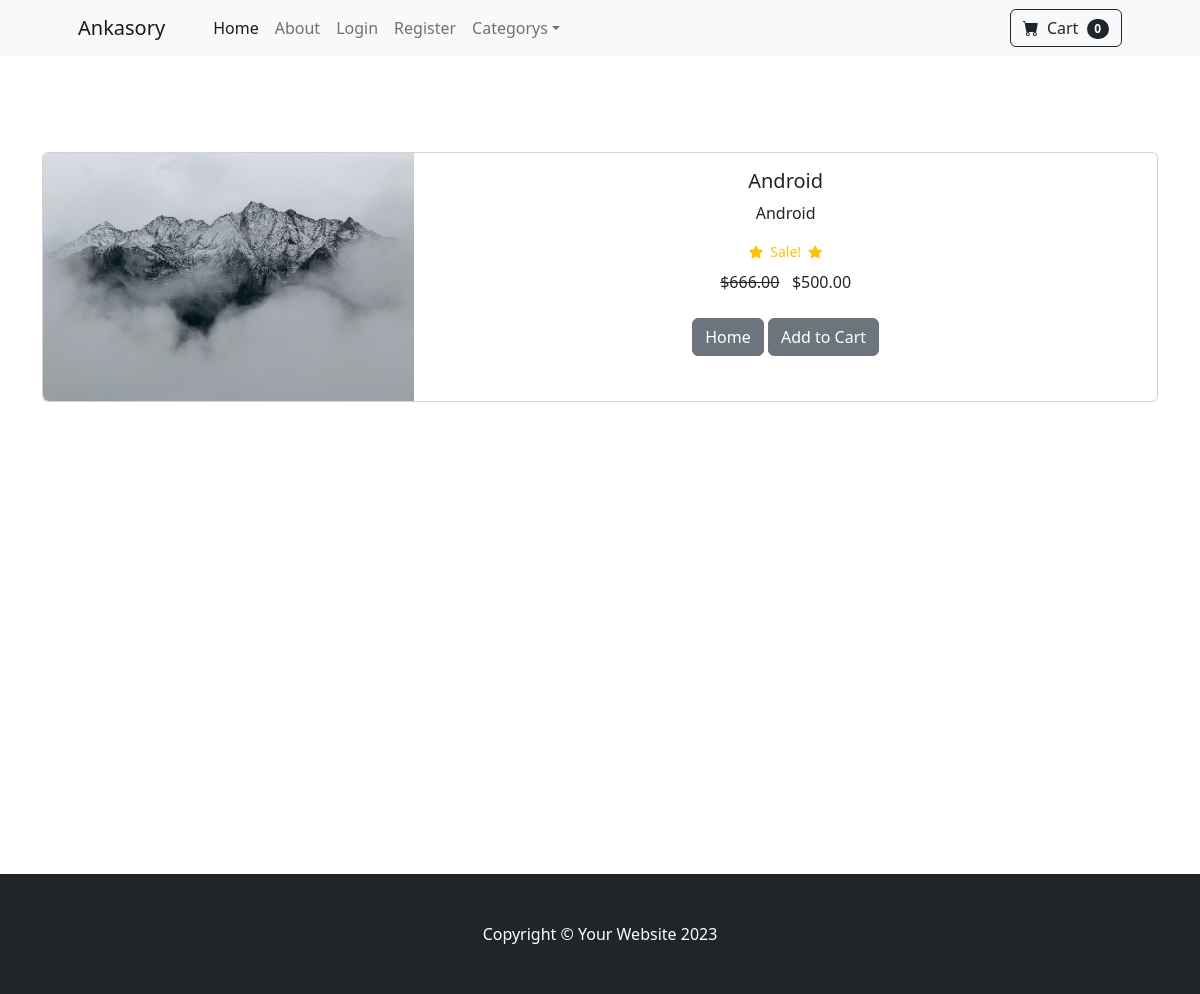
The app's page /product/2 with its own data.
### Store/models.py (models this page shows, shortened)
class Product(models.Model):
    name=models.CharField(max_length=50)
    price=models.DecimalField(default=0,decimal_places=2,max_digits=6)
    description=models.CharField(max_length=200,default='',blank=True,null=True)
    category=models.ForeignKey(Category,on_delete=models.CASCADE,default=1)
    image=models.ImageField(upload_to='uploads/product/')
    is_sale=models.BooleanField(default=False)
    sale_price=models.DecimalField(default=0,decimal_places=2,max_digits=6)

### Store/views.py (the view)
# urls.py: path('product/<int:pk>',views.product,name='product'),
def product(request, pk):
    product = Product.objects.get(id=pk)
    return render(request, 'product.html', {'product': product})

### Cart/context_processors.py (called while the page is built)
def cart(request):
    return {'cart':Cart(request)}

### Store/templates/product.html (shortened to what this page needs)
{% extends "base.html" %} {% block content %}
<div class="container">
  <div class="card mb-3" >
    <div class="row g-0">
      <div class="col-md-4">
        <img src="{{product.image.url}}" class="img-fluid rounded-start" alt="..." />
      </div>
      <div class="col-md-8">
        <div class="card-body">
            <center>
          <h5 class="card-title">{{product.name}}</h5>
          <p class="card-text">
            {{product.description}}
          </p>
          {% if product.is_sale%}
          <div
          class="d-flex justify-content-center small text-warning mb-2"
        >
          <div class="bi-star-fill"></div>
          &nbsp;&nbsp;Sale!&nbsp;&nbsp;
          <div class="bi-star-fill"></div>
        </div>
        <strike>${{product.price}}</strike>
        &nbsp; ${{product.sale_price}}
          {%else%}
            ${{product.price}}
      </br>Id:{{product.id}}
          {%endif%}
          <a class="btn btn-secondary" href="{% url 'home'%}"
                    >Home</a>
                    <a type="button" value="{{product.id}}" id="add-cart" class="btn btn-secondary"
                    >Add to Cart</a>
        </center>
        </div>
      </div>
    </div>
  </div>
</div>
{% endblock %}

### records on screen
Product: image (picture), name "Android", description "Android", price "666.00", sale_price "500.00"
